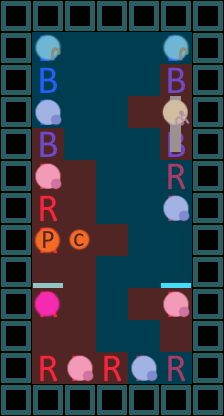

A 2D game scene composited from a Tiled map and its tileset images. What follows is a short description and the map's XML, with every tile layer's data as written:
An orthogonal 7x13 tile map with 32x32 px tiles, 4 tile layers (bus, people, people, areas), 2 hidden layers not drawn.

<map version="1.2" tiledversion="1.3.4" orientation="orthogonal" renderorder="right-down" width="7" height="13" tilewidth="32" tileheight="32" infinite="0" nextlayerid="9" nextobjectid="1">
 <tileset firstgid="1" source="rough sprites for level design.tsx" />
 <layer id="1" name="bus" width="7" height="13" locked="1">
  <data encoding="csv">
4,4,4,4,4,4,4,
4,1,0,0,0,1,4,
4,1,0,0,0,1,4,
4,1,0,0,0,1,4,
4,1,0,0,0,1,4,
4,2,0,0,0,2,4,
4,2,0,0,0,2,4,
4,2,0,0,0,0,4,
4,3,0,0,0,3,4,
4,2,0,0,0,2,4,
4,0,0,0,0,0,4,
4,2,2,2,2,2,4,
4,4,4,4,4,4,4
</data>
 </layer>
 <group id="5" name="Unmoveable">
  <layer id="6" name="people" width="7" height="13">
   <data encoding="csv">
0,0,0,0,0,0,0,
0,0,0,0,0,0,0,
0,0,0,0,0,0,0,
0,0,0,0,0,16,0,
0,0,0,0,0,24,0,
0,6,0,0,0,0,0,
0,0,0,0,0,0,0,
0,11,12,0,0,0,0,
0,0,0,0,0,0,0,
0,7,0,0,0,6,0,
0,0,0,0,0,0,0,
0,0,6,0,0,0,0,
0,0,0,0,0,0,0
</data>
  </layer>
  <layer id="7" name="distancing" width="7" height="13" visible="0">
   <data encoding="csv">
0,0,0,0,0,0,0,
0,0,0,0,0,0,0,
0,0,0,0,0,9,0,
0,0,0,0,9,0,0,
0,9,0,0,0,0,0,
0,0,9,0,0,0,0,
0,9,9,0,0,0,0,
0,0,0,9,0,0,0,
0,9,9,0,0,0,0,
0,0,9,0,9,0,0,
0,9,9,0,0,9,0,
0,9,0,9,0,0,0,
0,0,0,0,0,0,0
</data>
  </layer>
 </group>
 <group id="4" name="Moveable">
  <layer id="2" name="people" width="7" height="13">
   <data encoding="csv">
0,0,0,0,0,0,0,
0,5,0,0,0,5,0,
0,0,0,0,0,0,0,
0,6,0,0,0,0,0,
0,0,0,0,0,0,0,
0,0,0,0,0,0,0,
0,0,0,0,0,6,0,
0,0,0,0,0,0,0,
0,0,0,0,0,0,0,
0,0,0,0,0,0,0,
0,0,0,0,0,0,0,
0,0,0,0,6,0,0,
0,0,0,0,0,0,0
</data>
  </layer>
  <layer id="3" name="distancing" width="7" height="13" visible="0">
   <data encoding="csv">
0,0,0,0,0,0,0,
0,0,10,0,10,0,0,
0,10,0,0,0,10,0,
0,0,10,0,0,0,0,
0,10,0,0,0,0,0,
0,0,0,0,0,10,0,
0,0,0,0,10,0,0,
0,0,0,0,0,10,0,
0,0,0,0,0,0,0,
0,0,0,0,0,0,0,
0,0,0,0,10,0,0,
0,0,0,10,0,10,0,
0,0,0,0,0,0,0
</data>
  </layer>
 </group>
 <layer id="8" name="areas" width="7" height="13">
  <data encoding="csv">
0,0,0,0,0,0,0,
0,33,33,33,33,33,0,
0,33,33,33,33,34,0,
0,33,33,33,34,34,0,
0,34,33,33,33,34,0,
0,34,34,33,33,33,0,
0,34,34,33,33,33,0,
0,34,34,34,33,33,0,
0,34,34,33,33,33,0,
0,34,34,33,34,34,0,
0,34,34,33,33,34,0,
0,34,34,34,33,33,0,
0,0,0,0,0,0,0
</data>
 </layer>
</map>
